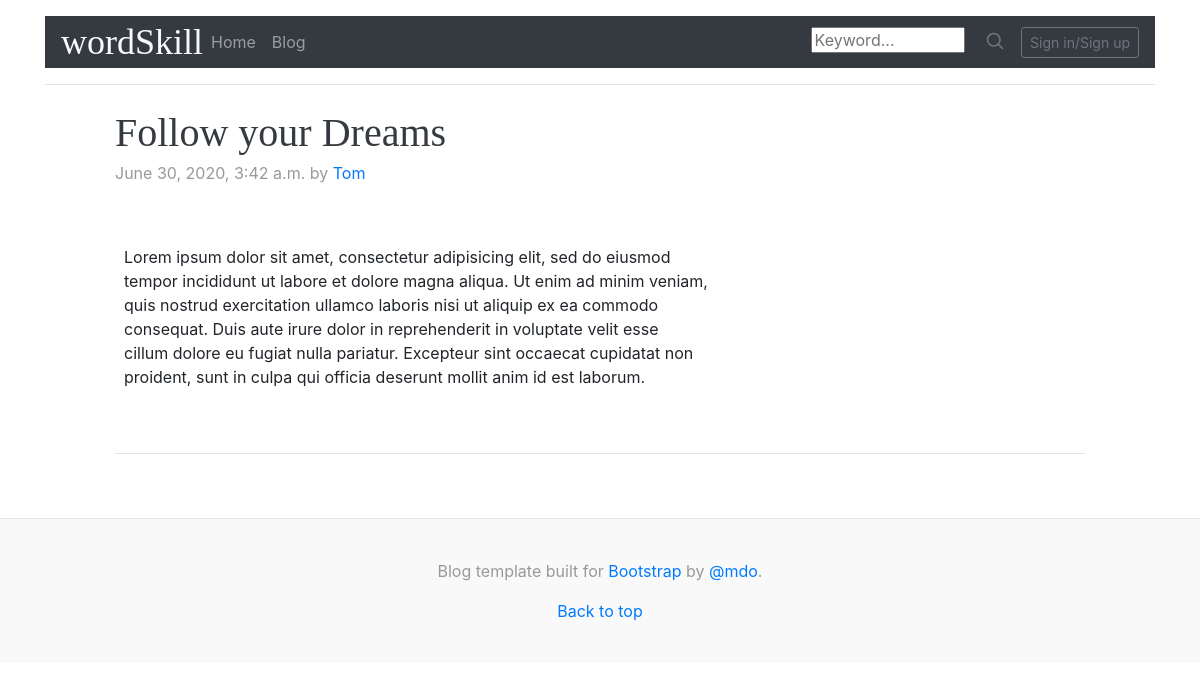
The app's page /post/14/ with its own data.
### posts/models.py (models this page shows, shortened)
class Posts(models.Model):
	title = models.CharField(max_length=200)
	description = RichTextField(blank=True, null=True)
	author = models.CharField(max_length=200)
	category = models.CharField(default = "Point of View", max_length=200)
	created_on = models.DateTimeField(auto_now_add= True)
	published_on =models.DateTimeField(blank = True, null = True)
	image = models.ImageField(blank = True, null=True)
	post_published = models.BooleanField(default=False)
	tags = models.ManyToManyField(Tag,blank=True)
	comments = GenericRelation(Comment)

### posts/views.py (the view)
# urls.py: path('post/<str:pk>/',views.postView,name = 'post'),
def postView(request,pk):
	post = Posts.objects.get(id=pk)
	context = {'post':post}
	return render(request,'posts/post.html',context)

### posts/templates/posts/post.html (shortened to what this page needs)
{% extends 'wordskill/base.html' %}
{% load static %}
{% load comment_tags %}
	{% block content %}
  <br>
	   <div class="col-md-12 blog-main">
          <div class="blog-post">
              <h2 class="blog-post-title text-dark">{{post.title}}</h2>
              <p class="blog-post-meta">{{post.published_on}} by <a href="#">{{post.author}}</a></p>
  				    <br>
  		      	<p>{{post.description|safe}}</p>
          </div>
    		<hr>
     </div>
	<br>
	{% endblock %}

### static/css/master.css (style rules this page uses)
h1, h2, h3, h4, h5, h6 { font-family: "Playfair Display", Georgia, "Times New Roman", serif; }
.blog-post { margin-bottom: 4rem; }
.blog-post-title { margin-bottom: .25rem; font-size: 2.5rem; }
.blog-post-meta { margin-bottom: 1.25rem; color: #999; }

### records on screen
Posts: title "Follow your Dreams", published_on "June 30, 2020, 3:42 a.m.", author "Tom", description "Lorem ipsum dolor sit amet, consectetur adipisicing elit, sed do eiusmod tempor incididunt ut labore et dolore magna aliqua. Ut enim ad minim veniam, quis nostrud exercitation ullamco laboris nisi ut aliquip ex ea commodo consequat. Duis aute irure dolor in reprehenderit in voluptate velit esse cillum dolore eu fugiat nulla pariatur. Excepteur sint occaecat cupidatat non proident, sunt in culpa qui officia deserunt mollit anim id est laborum."
